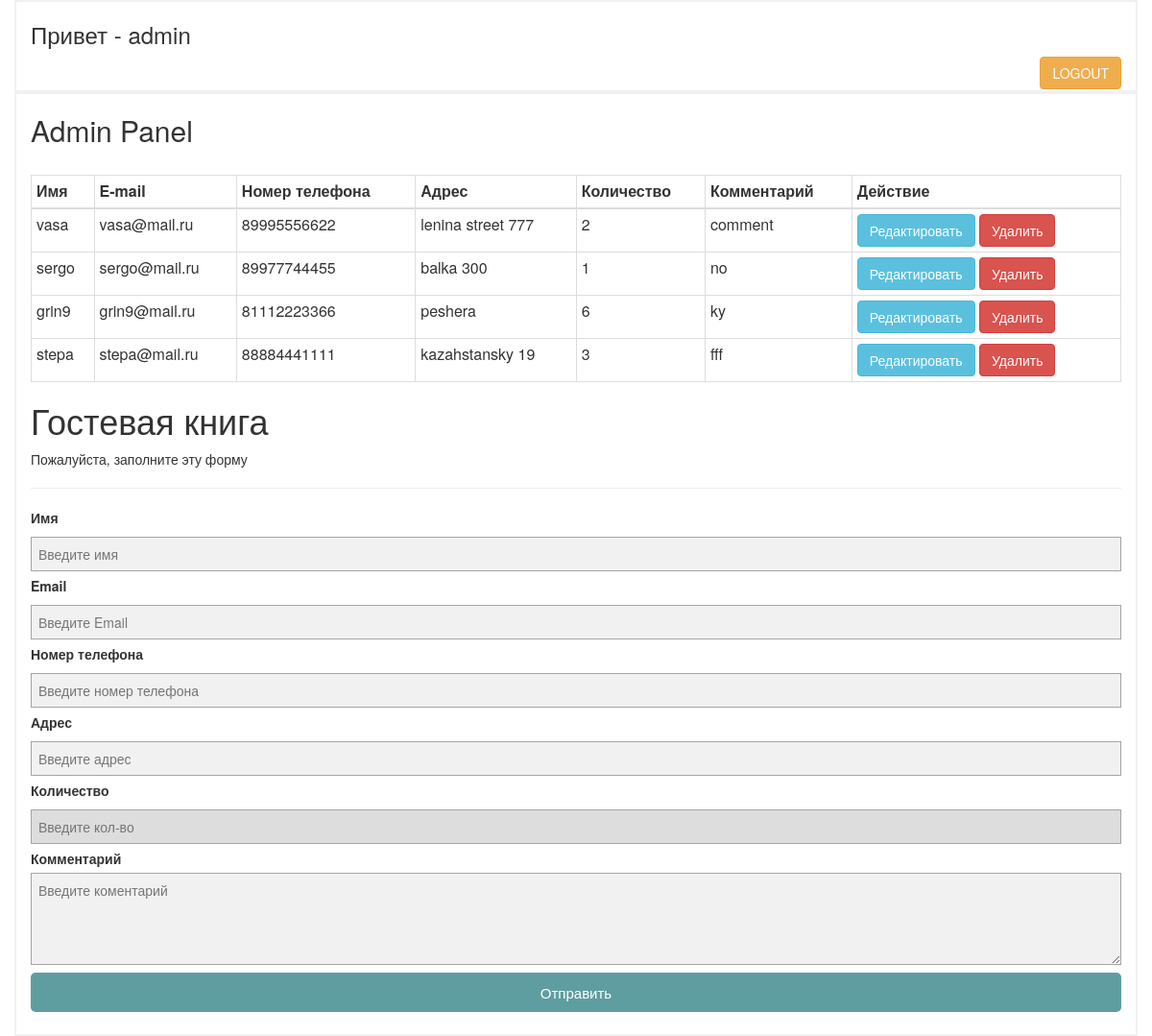
Screenshot of /index.php (signed in) with the database file from the repository.
### tables this page shows
CREATE TABLE `transaction` (
  `name` varchar(255) NOT NULL,
  `email` varchar(255) NOT NULL,
  `mobile` varchar(255) NOT NULL,
  `address` varchar(255) NOT NULL,
  `amount` int NOT NULL,
  `comment` varchar(255) NOT NULL,
  `id` int NOT NULL
);

### configuration/dbconfig.php (called while the page is built, shortened)
<?php
class DbConnection{
    private $DATABASE_HOST = 'localhost';
    private $DATABASE_USER = 'homestead';
    private $DATABASE_PASS = 'secret';
    private $DATABASE_NAME = 'pdo1';
    public function __construct(){
        try {
            $this->conn = new PDO('mysql:host=' . $this->DATABASE_HOST . ';dbname=' . $this->DATABASE_NAME . ';charset=utf8', $this->DATABASE_USER, $this->DATABASE_PASS);
        } catch (PDOException $exception) {
            exit('Failed to connect to database!');
        }
    }
}
$dbconnection = new DbConnection();
?>

### index.php (the view, shortened to what this page needs)
<?php
include('configuration/dbconfig.php');
$sql = 'SELECT *  FROM transaction';
$q = $dbconnection->conn->query($sql);
$q->setFetchMode(PDO::FETCH_ASSOC);
if (isset($_SESSION["username"])) {
    echo '<div class="container">
    <h3>  Привет - ' . $_SESSION["username"] . '</h3>
    <a href="logout.php"><button type="button" class="btn btn-warning" style="float: right;">LOGOUT</button></a>
    </div>';
} else {
    header("location:login.php");
}
?>
<!DOCTYPE html>
<html>
<head>
    <link rel="stylesheet" href="assets/css/style.css"/>
    <link rel="stylesheet" href="assets/css/bootstrap.min.css">
</head>
<body>
<div class="container">
    <h2>Admin Panel</h2>
    <table class="table table-bordered table-condensed">
        <thead>
        <tr>
            <th>Имя</th>
            <th>E-mail</th>
            <th>Номер телефона</th>
            <th>Адрес</th>
            <th>Количество</th>
            <th>Комментарий</th>
            <th colspan="2">Действие</th>
        </tr>
        </thead>
        <tbody>
        <?php while ($row = $q->fetch()): ?>
            <tr>
                <td><?php echo htmlspecialchars($row['name']) ?></td>
                <td><?php echo htmlspecialchars($row['email']); ?></td>
                <td><?php echo htmlspecialchars($row['mobile']); ?></td>
                <td><?php echo htmlspecialchars($row['address']); ?></td>
                <td><?php echo htmlspecialchars($row['amount']); ?></td>
                <td><?php echo htmlspecialchars($row['comment']); ?></td>
                <td>
                    <a href="edit.php?edit=<?php echo $row['id']; ?>" class="btn btn-info">Редактировать </a>
                    <a href="delete.php?delete=<?php echo $row['id']; ?>"
                       onclick="return confirm('Are you sure want to delete?')" class="btn btn-danger">Удалить</a>
                </td>
            </tr>
        <?php endwhile; ?>
        </tbody>
    </table>
    <form action="transactionform.php" method="post">
        <h1>Гостевая книга</h1>
        <p>Пожалуйста, заполните эту форму</p>
        <hr>
        <label for="name"><b>Имя</b></label>
        <input type="text" placeholder="Введите имя" name="name" id="name" required>
        <label for="email"><b>Email</b></label>
        <input type="text" placeholder="Введите Email" name="email" id="email" required>
        <label for="mobileph"><b>Номер телефона</b></label>
        <input type="text" placeholder="Введите номер телефона" name="mobile" id="mobile" required>
        <label for="address"><b>Адрес</b></label>
        <input type="text" placeholder="Введите адрес" name="address" id="address" required>
        <label for="amount"><b>Количество</b></label>
        <input type="number" placeholder="Введите кол-во" name="amount" id="amount" required>
        <label for="comment"><b>Комментарий</b></label>
        <textarea rows="4" cols="50" placeholder="Введите коментарий" name="comment" id="comment"></textarea>
        <button type="submit" name="submit" class="submitbtn">Отправить</button>
    </form>
</div>
</body>
</html>

### assets/css/style.css (style rules this page uses)
* { box-sizing: border-box }
.container { padding: 1px 5px; width: 30%; margin: auto; border: 2px solid #f1f1f1; ; }
input[type=text], input[type=number], input[type=password] ,textarea { width: 100%; padding: 7px; margin: 5px 0px 5px 0px; display: block; border: 0.5px solid #a8a4a4; background: #f1f1f1; }
input[type=text]:focus, input[type=number], input[type=password],textarea:focus { background-color: #ddd; outline: none; }
hr { border: 2px solid #f1f1f1; width: 100%; }
.submitbtn , .loginbtn { margin: 8px 0; width: 100%; padding: 10px; font-size: 15px; color: white; background: #5F9EA0; border: none; border-radius: 5px; }
a { color: dodgerblue; }
table { width: 50%; margin: 30px auto; border-collapse: collapse; text-align: left; }
tr { border-bottom: 1px solid #cbcbcb; }
th, td { border: none; height: 30px; padding: 2px; }

### rows the page displays
transaction: name "vasa", email "vasa@mail.ru", mobile "89995556622", address "lenina street 777", amount "2", comment "comment"
transaction: name "sergo", email "sergo@mail.ru", mobile "89977744455", address "balka 300", amount "1", comment "no"
transaction: name "grin9", email "grin9@mail.ru", mobile "81112223366", address "peshera", amount "6", comment "ky"
transaction: name "stepa", email "stepa@mail.ru", mobile "88884441111", address "kazahstansky 19", amount "3", comment "fff"

### other values shown
$_SESSION["username"] "admin"
